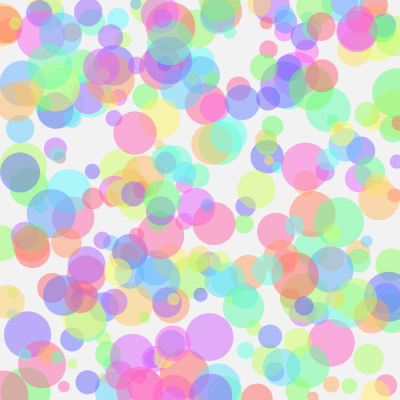
Frame 1 (no input)
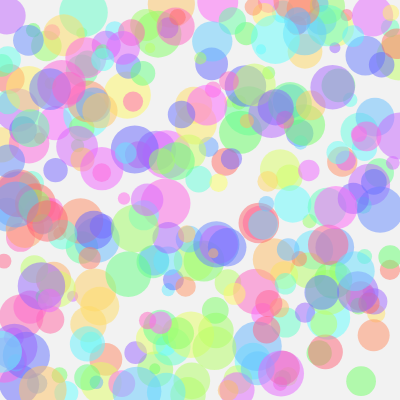
Frame 2 (the mouse pressed at the canvas centre, redrawn once)

The p5.js sketch that drew these frames (run headless with seeded random() and noise() and a simulated clock; the mouse was pressed at the canvas centre and the sketch redrawn once):

// p5.js sketch
// ── sketch.js
function setup() {
    createCanvas(400, 400);
    colorMode(HSB, 360, 100, 100, 100);
    noLoop();
  }
  
  function draw() {
    background(95);
    noStroke();

    for(i = 0; i < 300; i++) { 
      fill (random(360), 60, 100, 50);
      circle(random(width), random(height), random(10, 50));
    }
  }
  
